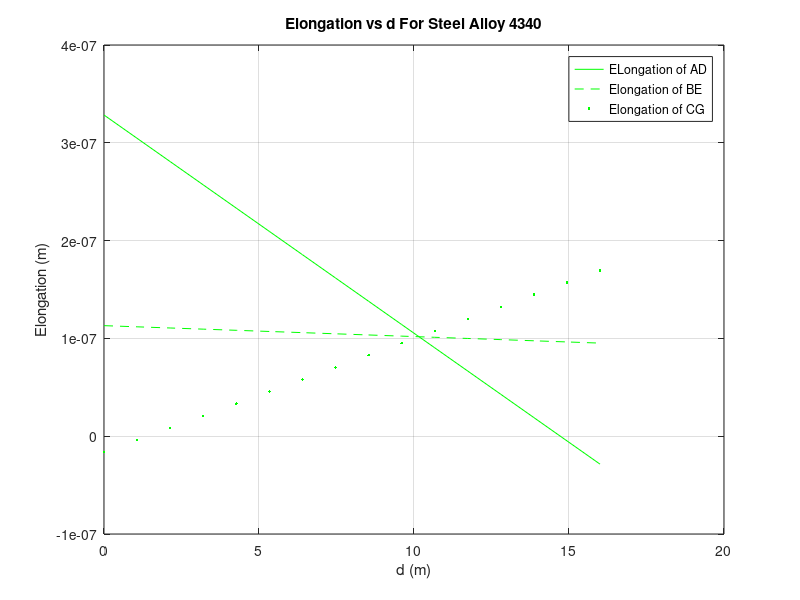

Write MATLAB code to recreate this figure.
FAD = [];
FBE = [];
FCG = [];

%Alluminum Alloy 1100
A=[1 1 1; 0 10 16; 24 -80 20];
for P=1:50
    for d=1:16
    b=[P.*1000;d.*P.*1000;0];
    x=A\b;
    FAD(P,d)=x (1,1);
    FBE(P,d)=x (2,1);
    FCG(P,d)=x (3,1);
    ELad(P,d)= (FAD(P,d).*1000.*4/69e9.*4e-4);
    ELbe(P,d)= (FBE(P,d).*1000.*5/69e9.*4e-4);
    ELcg(P,d)= (FCG(P,d).*1000.*2/69e9.*4e-4);
    
    end
end
d = linspace (0,16,16);
P_plot = 50
plot (d,ELad(P_plot,:),'r');
hold on;
plot (d,ELbe (P_plot,:),'r--');
hold on;
plot (d,ELcg (P_plot,:), 'r.');
hold on;
title ('Elongation vs d For Aluminum Alloy 1100');
xlabel ('d (m)');
ylabel ('Elongation (m)');
legend ('ELongation of AD', 'Elongation of BE', 'Elongation of CG');
grid on;
hold off;
 
%Nickel 200
A=[1 1 1; 0 10 16; 24 -80 20];
for P=1:50
    for d=1:16
    b=[P.*1000;d.*P.*1000;0];
    x=A\b;
    FAD(P,d)=x (1,1);
    FBE(P,d)=x (2,1);
    FCG(P,d)=x (3,1);
    ELad(P,d)= (FAD(P,d).*1000.*4/204e9.*4e-4);
    ELbe(P,d)= (FBE(P,d).*1000.*5/204e9.*4e-4);
    ELcg(P,d)= (FCG(P,d).*1000.*2/204e9.*4e-4);
    
    end
end
d = linspace (0,16,16);
P_plot = 50
plot (d,ELad(P_plot,:),'b');
hold on;
plot (d,ELbe (P_plot,:),'b--');
hold on;
plot (d,ELcg (P_plot,:), 'b.');
hold on;
title ('Elongation vs d For Nickel 200');
xlabel ('d (m)');
ylabel ('Elongation (m)');
legend ('ELongation of AD', 'Elongation of BE', 'Elongation of CG');
grid on;
hold off;

%Steel Alloy 4340
A=[1 1 1; 0 10 16; 24 -80 20];
for P=1:50
    for d=1:16
    b=[P.*1000;d.*P.*1000;0];
    x=A\b;
    FAD(P,d)=x (1,1);
    FBE(P,d)=x (2,1);
    FCG(P,d)=x (3,1);
    ELad(P,d)= (FAD(P,d).*1000.*4/207e9.*4e-4);
    ELbe(P,d)= (FBE(P,d).*1000.*5/207e9.*4e-4);
    ELcg(P,d)= (FCG(P,d).*1000.*2/207e9.*4e-4);
    
    end
end
d = linspace (0,16,16);
P_plot = 50
plot (d,ELad(P_plot,:),'g');
hold on;
plot (d,ELbe (P_plot,:),'g--');
hold on;
plot (d,ELcg (P_plot,:), 'g.');
hold on;
title ('Elongation vs d For Steel Alloy 4340');
xlabel ('d (m)');
ylabel ('Elongation (m)');
legend ('ELongation of AD', 'Elongation of BE', 'Elongation of CG');
grid on;


